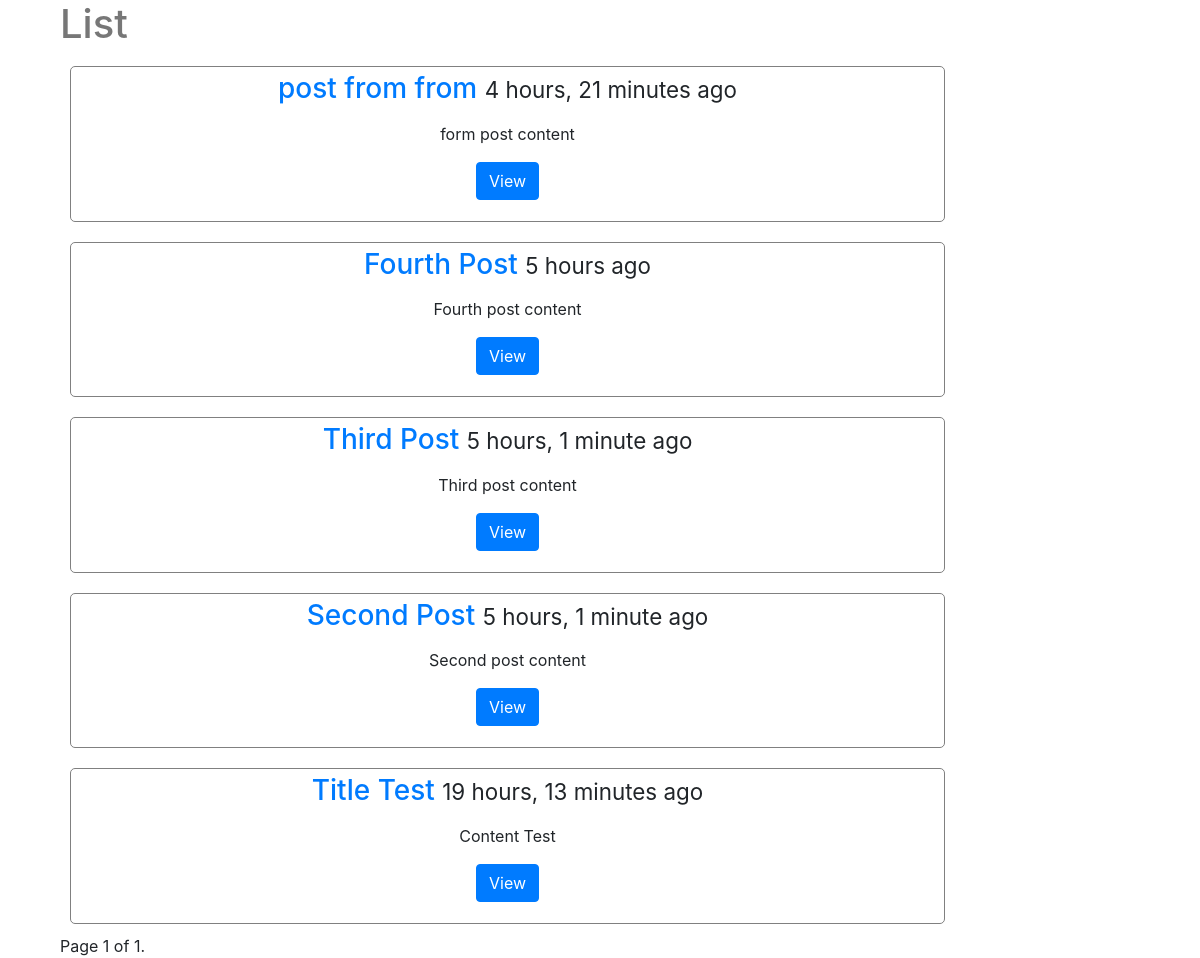
/posts/, run on an earlier commit of the app's database.
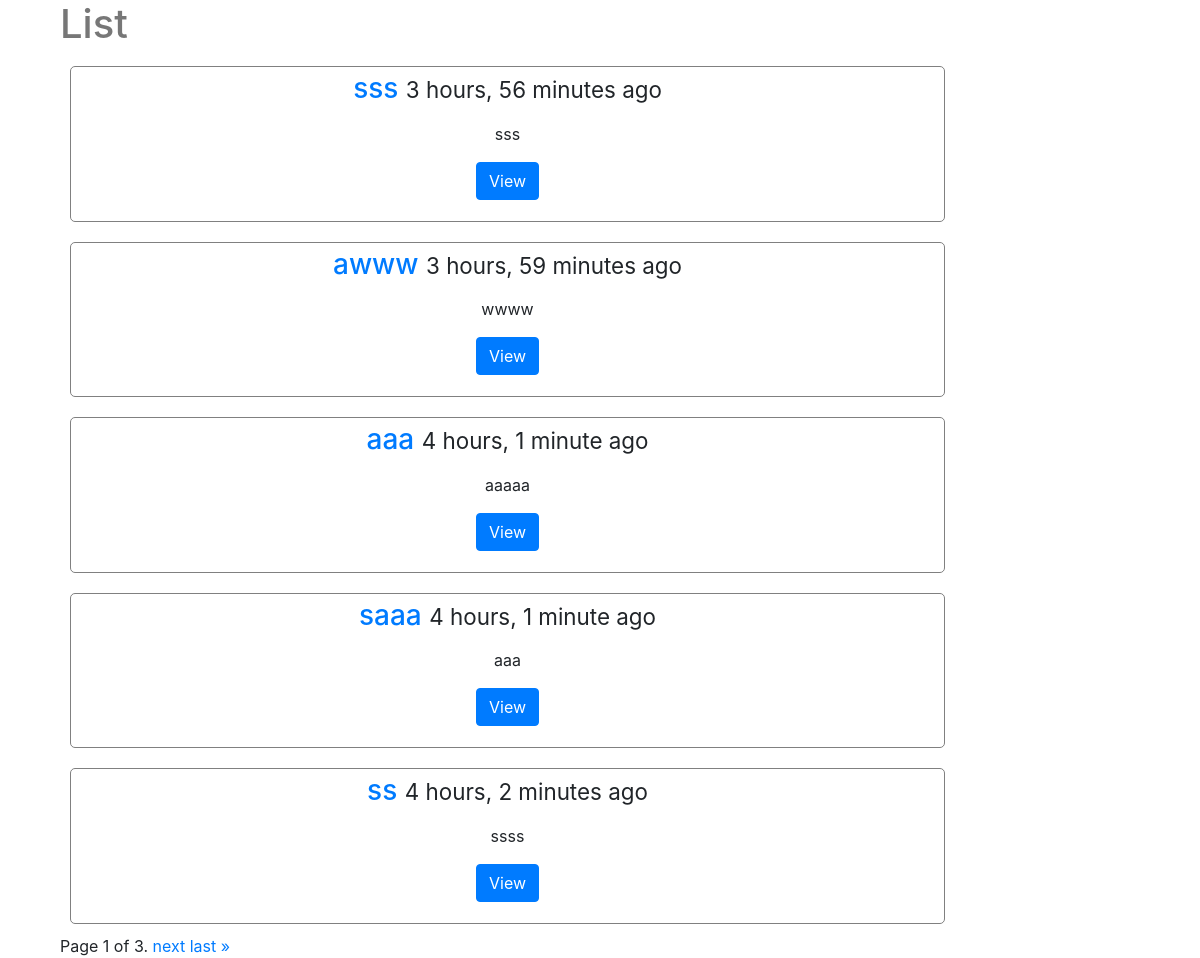
And on a later commit of the database.
### posts/models.py (models this page shows, shortened)
class Post(models.Model):
  title = models.CharField(max_length = 120)
  slug = models.SlugField(unique=True)
  image = models.ImageField(upload_to=upload_location,
    null=True,
    blank=True,
    width_field="width_field",
    height_field="height_field")
  height_field = models.IntegerField(default=0)
  width_field = models.IntegerField(default=0)
  content = models.TextField()
  updated = models.DateTimeField(auto_now=True, auto_now_add=False)
  timestamp = models.DateTimeField(auto_now=False, auto_now_add=True)
  def get_absolute_url(self):
    return reverse("posts:detail", kwargs={"id": self.id})
  class Meta:
    ordering = ["-timestamp", "-updated"]

### posts/views.py (the view)
def post_list(request):
  queryset_list = Post.objects.all()
  paginator = Paginator(queryset_list, 5) # Show 25 posts per page
  page = request.GET.get('page')
  try:
    queryset = paginator.page(page)
  except PageNotAnInteger:
    queryset = paginator.page(1)
  except EmptyPage:
    queryset = paginator.page(paginator.num_pages)
  context = {
      'title': "List",
      'queryset': queryset
    }
  return render(request, "post_list.html", context)

### templates/post_list.html (shortened to what this page needs)
{% extends "base.html" %}
{% block content %}
<div class="col-sm-10 col-sm-offset-2">
  <h1>{{ title }}</h1>
{% for obj in queryset %}
<div class="row" style="text-align: center;">
  <div class="col-sm-12" >
    <div class="thumbnail" style="border: 1px solid grey; padding: 5px; margin: 10px; border-radius: 5px;">
      <div class="caption">
        <h3><a href="{{ obj.get_absolute_url }}">{{ obj.title }}</a> <small>{{ obj.timestamp|timesince }} ago</small></h3>
        <p>{{ obj.content|linebreaks|truncatechars:120 }}</p>
        <p><a href="{{ obj.get_absolute_url }}" class="btn btn-primary" role="button">View</a></p>
      </div>
    </div>
  </div>
</div>
{% endfor %}
<div class="pagination">
    <span class="step-links">
        <span class="current">
            Page {{ queryset.number }} of {{ queryset.paginator.num_pages }}.
        </span>
        {% if queryset.has_next %}
            <a href="?page={{ queryset.next_page_number }}">next</a>
            <a href="?page={{ queryset.paginator.num_pages }}">last &raquo;</a>
        {% endif %}
    </span>
</div>
</div>
{% endblock content %}

What changed in the data, as far as the page shows it:
no longer on this page (row unchanged): Post: title "post from from", timestamp "4 hours, 21 minutes", content "form post content"
no longer on this page (row unchanged): Post: title "Fourth Post", timestamp "5 hours", content "Fourth post content"
no longer on this page (row unchanged): Post: title "Third Post", timestamp "5 hours, 1 minute", content "Third post content"
no longer on this page (row unchanged): Post: title "Second Post", timestamp "5 hours, 1 minute", content "Second post content"
no longer on this page (row edited): Post: title "Title Test", timestamp "19 hours, 13 minutes", content "Content Test"
added Post: title "sss", timestamp "3 hours, 56 minutes", content "sss"
added Post: title "awww", timestamp "3 hours, 59 minutes", content "wwww"
added Post: title "aaa", timestamp "4 hours, 1 minute", content "aaaaa"
added Post: title "saaa", timestamp "4 hours, 1 minute", content "aaa"
added Post: title "ss", timestamp "4 hours, 2 minutes", content "ssss"
Also different on the page:
{{ queryset.paginator.num_pages }}: "1" → "3"
text now shown: "next last »"
